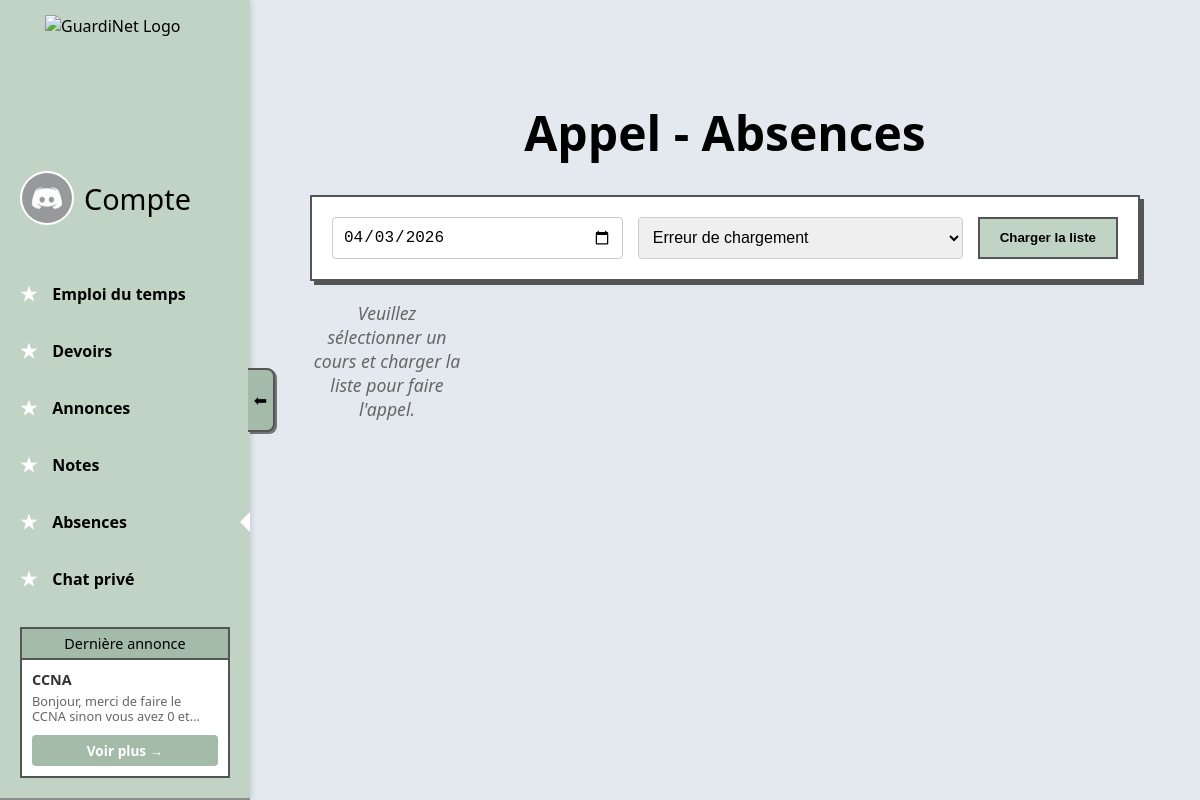
The app's page /absences (signed in) with its own data.
### app/models.py (models this page shows)
class Announcement(db.Model):
    __tablename__ = 'announcements'
    id = db.Column(db.Integer, primary_key=True)
    author_id = db.Column(db.String(12), db.ForeignKey('users.user_id'), nullable=False)
    class_id = db.Column(db.Integer, db.ForeignKey('classes.id'), nullable=True)  # NULL means Global
    title = db.Column(db.String(255), nullable=False)
    content = db.Column(db.Text, nullable=False)
    created_at = db.Column(db.DateTime, default=datetime.utcnow)
    author = db.relationship('User', foreign_keys=[author_id], backref='announcements_published')
    target_class = db.relationship('ClassGroup', backref='announcements_received')

### app/routes/main.py (the view, shortened to what this page needs)
@main_bp.route('/absences')
@login_required
def absences():
    if current_user.role == 'teacher':
        courses = Course.query.filter_by(prof_id=current_user.id).all()
        course_ids = [c.id for c in courses]
        schedules = ScheduleEvent.query.filter(ScheduleEvent.course_id.in_(course_ids)).all()
        class_ids = list(set([s.class_id for s in schedules]))
        classes = ClassGroup.query.filter(ClassGroup.id.in_(class_ids)).all()
        return render_template('teacher_absences.html', active_page='absences', classes=classes, courses=courses)

### app/routes/main.py (called while the page is built)
@main_bp.before_request
def require_password_change():
    from flask_login import current_user
    from flask import request, redirect, url_for
    if current_user.is_authenticated:
        allowed_endpoints = ['main.force_change_password', 'main.logout', 'static']
        if current_user.is_password_temporary and hasattr(request, 'endpoint') and request.endpoint and request.endpoint not in allowed_endpoints and not request.endpoint.startswith('static'):
            return redirect(url_for('main.force_change_password'))

### app/templates/teacher_absences.html (shortened to what this page needs)
{% extends "base.html" %}
{% block content %}
<div class="teacher-container">
    <h2 class="edt-main-title" style="font-size: 3rem; text-align: center; margin-bottom: 30px;">Appel - Absences</h2>
    <div class="filters">
        <input type="date" id="dateSelect" required onchange="loadSchedules()">
        <select id="scheduleSelect" onchange="resetGrid()">
            <option value="">Sélectionnez un cours pour cette date...</option>
        </select>
        <button onclick="loadStudents()">Charger la liste</button>
    </div>
    <div id="studentsGrid" class="students-grid">
        <div class="empty-msg">Veuillez sélectionner un cours et charger la liste pour faire l'appel.</div>
    </div>
</div>
{% endblock %}

### app/templates/base.html (shortened to what this page needs)
<!DOCTYPE html>
<html lang="fr">
<head>
    <link rel="stylesheet" href="{{ url_for('static', filename='css/style.css') }}">
</head>
<body>
    <div class="dashboard-container">
        <aside class="sidebar" id="sidebar">
            <div class="sidebar-inner">
                <div class="brand-logo" style="margin-top: 15px; min-height: 106px;">
                    <img src="{{ url_for('static', filename='img/logo.png') }}" alt="GuardiNet Logo" style="max-width: 80%; width: 160px; height: 106px; object-fit: contain; display: block; margin: 0 auto;">
                </div>
                <div class="profile-section" style="cursor: pointer;" onclick="window.location.href='{{ url_for('main.profile') }}'">
                    <img style="object-fit: cover; border-radius: 50%; width: 50px; height: 50px; border: 2px solid white;" src="{% if current_user.profile_pic %}{{ url_for('static', filename=('img/profiles/' + current_user.profile_pic) if current_user.profile_pic != 'default.jpg' else 'img/default_profile.jpg') }}{% else %}{{ url_for('static', filename='img/default_profile.jpg') }}{% endif %}" alt="Avatar">
                    <span style="font-size: 1.8rem; font-weight: 300;">Compte</span>
                </div>
                <nav>
                    <ul class="nav-menu">
                        <li>
                            <a href="{{ url_for('main.dashboard') }}" class="nav-item">
                                <span class="icon">★</span> Emploi du temps
                            </a>
                        </li>
                        <li>
                            <a href="{{ url_for('main.devoirs') }}" class="nav-item">
                                <span class="icon">★</span> Devoirs
                            </a>
                        </li>
                        <li>
                            <a href="{{ url_for('main.annonces') }}" class="nav-item">
                                <span class="icon">★</span> Annonces
                            </a>
                        </li>
                        <li>
                            <a href="{{ url_for('main.notes') }}" class="nav-item">
                                <span class="icon">★</span> Notes
                            </a>
                        </li>
                        <li>
                            <a href="{{ url_for('main.absences') }}" class="nav-item">
                                <span class="icon">★</span> Absences
                                {% if active_page == 'absences' %}<div class="active-tab-indicator"></div>{% endif %}
                            </a>
                        </li>
                        <li>
                            <a href="{{ url_for('main.chat') }}" class="nav-item" style="position: relative;">
                                <span class="icon">★</span> Chat privé
                            </a>
                        </li>
                    </ul>
                </nav>
                <div class="announcement-box">
                    <div class="announcement-header">Dernière annonce</div>
                    <div class="announcement-content" style="padding: 10px; text-align: left;">
                        {% if latest_announcement %}
                            <strong style="color: #333; font-size: 0.9em; display: block; margin-bottom: 5px;">{{ latest_announcement.title }}</strong>
                            <p style="color: #666; font-size: 0.8em; margin: 0 0 10px 0; overflow: hidden; text-overflow: ellipsis; display: -webkit-box; -webkit-line-clamp: 2; -webkit-box-orient: vertical; line-height: 1.2;">
                                {{ latest_announcement.content[:80] + '...' if latest_announcement.content|length > 80 else latest_announcement.content }}
                            </p>
                            <a href="{{ url_for('main.annonces') }}" style="display: block; background-color: #a5bba9; padding: 6px; border-radius: 4px; font-size: 0.85em; color: white; text-decoration: none; text-align: center; font-weight: bold; width: 100%; box-sizing: border-box; transition: background-color 0.2s;">Voir plus &rarr;</a>
                        {% else %}
                            <span style="font-size: 0.85em; color: #777;">Aucune annonce pour le moment.</span>
                        {% endif %}
                    </div>
                </div>
            </div>
            <div class="sidebar-toggle" id="sidebar-toggle" onclick="toggleSidebar()">
                <span id="toggle-icon">⬅</span>
            </div>
        </aside>
        <main class="main-content">
            {% block content %}
            {% endblock %}
        </main>
    </div>
</body>
</html>

### app/static/css/style.css (style rules this page uses)
body, html { margin: 0; padding: 0; height: 100%; font-family: 'Segoe UI', Tahoma, Geneva, Verdana, sans-serif; background-color: var(--main-bg); }
.dashboard-container { display: flex; height: 100vh; }
.sidebar { width: 250px; min-width: 250px; background-color: var(--sidebar-bg); box-shadow: 2px 0 5px rgba(0,0,0,0.1); position: relative; transition: margin-left 0.3s ease; z-index: 10; }
.sidebar-inner { width: 250px; height: 100%; display: flex; flex-direction: column; overflow-x: hidden; overflow-y: auto; }
.sidebar-toggle { position: absolute; right: -25px; top: 50%; transform: translateY(-50%); width: 25px; height: 60px; background-color: #a5bba9; align-items: center; justify-content: center; display: flex; cursor: pointer; box-shadow: 2px 2px 0px rgba(0,0,0,0.5); border: 2px solid #555; border-left: none; border-radius: 0 8px 8px 0; color: var(--text-color); font-size: 1rem; z-index: 100; transition: background-color 0.2s; }
.profile-section { display: flex; align-items: center; padding: 20px; margin-bottom: 20px; }
.profile-section img { width: 40px; height: 40px; border-radius: 50%; margin-right: 10px; background-color: white; object-fit: cover; }
.profile-section span { font-size: 1.2rem; font-weight: 500; }
.nav-menu { list-style: none; padding: 0; margin: 0; flex-grow: 1; }
.nav-item { padding: 15px 20px; display: flex; align-items: center; text-decoration: none; color: var(--text-color); font-weight: 600; font-size: 1rem; transition: background-color 0.2s; position: relative; }
.icon { color: white; margin-right: 15px; font-size: 1.2rem; }
.announcement-box { background-color: white; margin: 20px; height: 250px; border: 2px solid #555; display: flex; flex-direction: column; }
.announcement-header { background-color: #a5bba9; text-align: center; padding: 5px; border-bottom: 2px solid #555; font-size: 0.9rem; color: #000; }
.announcement-content { flex-grow: 1; }
.active-tab-indicator { position: absolute; right: -10px; width: 0; height: 0; border-top: 20px solid transparent; border-bottom: 20px solid transparent; border-right: 20px solid white; }
.main-content { flex-grow: 1; padding: 40px; overflow-y: auto; }
.brand-logo { display: flex; justify-content: center; align-items: center; margin-bottom: 30px; padding: 0 20px; }
.brand-logo img { width: 160px; max-width: 100%; height: auto; object-fit: contain; }

### app/templates/teacher_absences.html (style rules this page uses)
.teacher-container { max-width: 1000px; margin: 0 auto; padding: 20px; }
.filters { background: white; padding: 20px; border: 2px solid #555; box-shadow: 4px 4px 0 #555; margin-bottom: 20px; display: flex; gap: 15px; flex-wrap: wrap; }
.filters select, .filters input { padding: 10px; border: 1px solid #ccc; border-radius: 4px; font-size: 1rem; flex-grow: 1; }
.filters button { padding: 10px 20px; background: #c1d3c5; border: 2px solid #555; cursor: pointer; font-weight: bold; }
.students-grid { display: grid; grid-template-columns: repeat(auto-fill, minmax(150px, 1fr)); gap: 15px; margin-top: 20px; }
.empty-msg { width: 100%; text-align: center; font-size: 1.1rem; color: #666; font-style: italic; }

### records on screen
Announcement: title "CCNA", content "Bonjour, merci de faire le CCNA sinon vous avez 0…"
